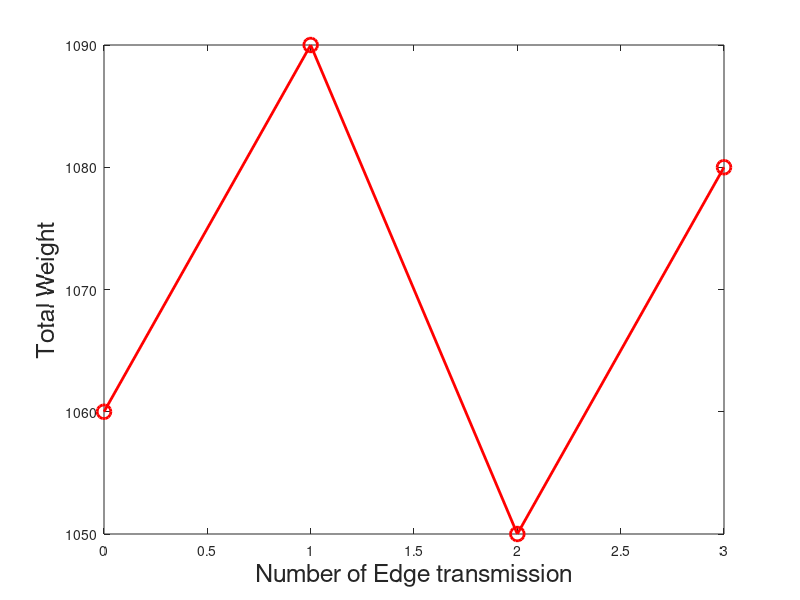

This figure's MATLAB source: (Note: this script raises an error after producing the figure.)
%%%%% Optimal Joint offloading %%%%
A = 30; % arrival packets
X = 40; % virtual queue length
C = 10; % channel state
mu = 20; % local rate
e_E = 4; % edge energy consumption
e_L  = 7; % local energy consumption
M = 10;
T = 3; % total time slots

y_max_int =  min(ceil(A/C), T);
z_max_int  = min(ceil(A/mu), T);

W = zeros(1, y_max_int+1);
W_edge = zeros(1, y_max_int+1);
W_local = zeros(1, y_max_int+1);
y = 0 : y_max_int;
z_maxWeight = zeros(1, y_max_int+1);

for i =  0 : y_max_int
    W_edge(i+1) =  X * min(A, i * C) - M * e_E * min(ceil(A/C),i);
    W_local(i+1) = 0;
    for z = 1 : T
        W_local_temp = X * min(max(A - i * C, 0), z * mu) - M * e_L * ...
            min(ceil(max(A - i * C, 0)/mu), z);
        if W_local_temp > W_local(i+1)
            W_local(i+1) = W_local_temp;
            z_maxWeight(i+1) = z;
        end
    end
    W(i+1) = W_edge(i+1) + W_local(i+1);
end

figure(1)
plot(y,W, 'r-o','LineWidth',2,'MarkerSize',10)
xlabel('Number of Edge transmission','FontSize',18)
ylabel('Total Weight','FontSize',18)
title('System Setup : A = ' + string(A) + ', X = ' + string(X) + ...
    ', \mu = ' + string(mu) + ', C = ' + string(C) + ', T = ' + string(T) ...
    , 'FontSize', 18 )
grid on

figure(2)
plot(y,z_maxWeight, 'b-s','LineWidth',2,'MarkerSize',10)
xlabel('Number of Edge transmission : y','FontSize',18)
ylabel('Number of Local processing : z','FontSize',18)
title('System Setup : A = ' + string(A) + ', X = ' + string(X) + ...
    ', \mu = ' + string(mu) + ', C = ' + string(C) + ', T = ' + string(T) ...
    , 'FontSize', 18 )
grid on